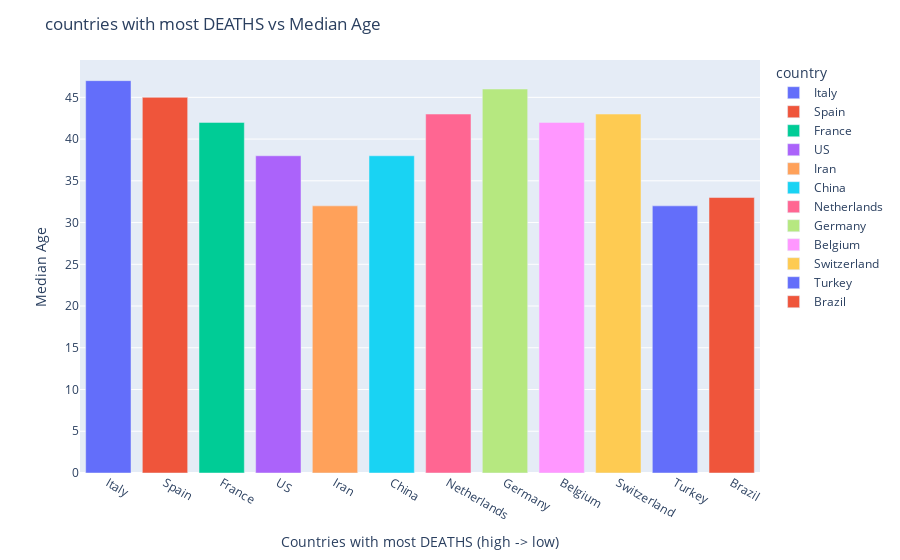

Notebook cell for this chart:
### Code cell
fig = px.bar(country_age[:12], x="country", y="medianage", color="country")

fig.update_layout(title_text='countries with most DEATHS vs Median Age',
                  yaxis=go.layout.YAxis(title_text='Median Age'),
                   xaxis=go.layout.XAxis(title_text='Countries with most DEATHS (high -> low)')
                 )

fig.show();
fig.write_image("deathVSage.png",scale=1, width=800, height=420)

### Figure 1 — Plotly figure (JSON) as saved in the notebook; plotly's stock layout.template omitted (floating-point values rounded to 4 significant figures)
{"data": [{"alignmentgroup": "True", "hoverlabel": {"namelength": 0}, "hovertemplate": "country=%{x}<br>medianage=%{y}", "legendgroup": "Italy", "marker": {"color": "#636efa"}, "name": "Italy", "offsetgroup": "Italy", "orientation": "v", "showlegend": true, "textposition": "auto", "type": "bar", "x": ["Italy"], "xaxis": "x", "y": [47], "yaxis": "y"}, {"alignmentgroup": "True", "hoverlabel": {"namelength": 0}, "hovertemplate": "country=%{x}<br>medianage=%{y}", "legendgroup": "Spain", "marker": {"color": "#EF553B"}, "name": "Spain", "offsetgroup": "Spain", "orientation": "v", "showlegend": true, "textposition": "auto", "type": "bar", "x": ["Spain"], "xaxis": "x", "y": [45], "yaxis": "y"}, {"alignmentgroup": "True", "hoverlabel": {"namelength": 0}, "hovertemplate": "country=%{x}<br>medianage=%{y}", "legendgroup": "France", "marker": {"color": "#00cc96"}, "name": "France", "offsetgroup": "France", "orientation": "v", "showlegend": true, "textposition": "auto", "type": "bar", "x": ["France"], "xaxis": "x", "y": [42], "yaxis": "y"}, {"alignmentgroup": "True", "hoverlabel": {"namelength": 0}, "hovertemplate": "country=%{x}<br>medianage=%{y}", "legendgroup": "US", "marker": {"color": "#ab63fa"}, "name": "US", "offsetgroup": "US", "orientation": "v", "showlegend": true, "textposition": "auto", "type": "bar", "x": ["US"], "xaxis": "x", "y": [38], "yaxis": "y"}, {"alignmentgroup": "True", "hoverlabel": {"namelength": 0}, "hovertemplate": "country=%{x}<br>medianage=%{y}", "legendgroup": "Iran", "marker": {"color": "#FFA15A"}, "name": "Iran", "offsetgroup": "Iran", "orientation": "v", "showlegend": true, "textposition": "auto", "type": "bar", "x": ["Iran"], "xaxis": "x", "y": [32], "yaxis": "y"}, {"alignmentgroup": "True", "hoverlabel": {"namelength": 0}, "hovertemplate": "country=%{x}<br>medianage=%{y}", "legendgroup": "China", "marker": {"color": "#19d3f3"}, "name": "China", "offsetgroup": "China", "orientation": "v", "showlegend": true, "textposition": "auto", "type": "bar", "x": ["China"], "xaxis": "x", "y": [38], "yaxis": "y"}, {"alignmentgroup": "True", "hoverlabel": {"namelength": 0}, "hovertemplate": "country=%{x}<br>medianage=%{y}", "legendgroup": "Netherlands", "marker": {"color": "#FF6692"}, "name": "Netherlands", "offsetgroup": "Netherlands", "orientation": "v", "showlegend": true, "textposition": "auto", "type": "bar", "x": ["Netherlands"], "xaxis": "x", "y": [43], "yaxis": "y"}, {"alignmentgroup": "True", "hoverlabel": {"namelength": 0}, "hovertemplate": "country=%{x}<br>medianage=%{y}", "legendgroup": "Germany", "marker": {"color": "#B6E880"}, "name": "Germany", "offsetgroup": "Germany", "orientation": "v", "showlegend": true, "textposition": "auto", "type": "bar", "x": ["Germany"], "xaxis": "x", "y": [46], "yaxis": "y"}, {"alignmentgroup": "True", "hoverlabel": {"namelength": 0}, "hovertemplate": "country=%{x}<br>medianage=%{y}", "legendgroup": "Belgium", "marker": {"color": "#FF97FF"}, "name": "Belgium", "offsetgroup": "Belgium", "orientation": "v", "showlegend": true, "textposition": "auto", "type": "bar", "x": ["Belgium"], "xaxis": "x", "y": [42], "yaxis": "y"}, {"alignmentgroup": "True", "hoverlabel": {"namelength": 0}, "hovertemplate": "country=%{x}<br>medianage=%{y}", "legendgroup": "Switzerland", "marker": {"color": "#FECB52"}, "name": "Switzerland", "offsetgroup": "Switzerland", "orientation": "v", "showlegend": true, "textposition": "auto", "type": "bar", "x": ["Switzerland"], "xaxis": "x", "y": [43], "yaxis": "y"}, {"alignmentgroup": "True", "hoverlabel": {"namelength": 0}, "hovertemplate": "country=%{x}<br>medianage=%{y}", "legendgroup": "Turkey", "marker": {"color": "#636efa"}, "name": "Turkey", "offsetgroup": "Turkey", "orientation": "v", "showlegend": true, "textposition": "auto", "type": "bar", "x": ["Turkey"], "xaxis": "x", "y": [32], "yaxis": "y"}, {"alignmentgroup": "True", "hoverlabel": {"namelength": 0}, "hovertemplate": "country=%{x}<br>medianage=%{y}", "legendgroup": "Brazil", "marker": {"color": "#EF553B"}, "name": "Brazil", "offsetgroup": "Brazil", "orientation": "v", "showlegend": true, "textposition": "auto", "type": "bar", "x": ["Brazil"], "xaxis": "x", "y": [33], "yaxis": "y"}], "layout": {"autosize": true, "barmode": "relative", "legend": {"title": {"text": "country"}, "tracegroupgap": 0}, "margin": {"t": 60}, "title": {"text": "countries with most DEATHS vs Median Age"}, "xaxis": {"autorange": true, "range": [-0.5, 11.5], "title": {"text": "Countries with most DEATHS (high -> low)"}, "type": "category"}, "yaxis": {"autorange": true, "range": [0, 49.47], "title": {"text": "Median Age"}, "type": "linear"}}}
